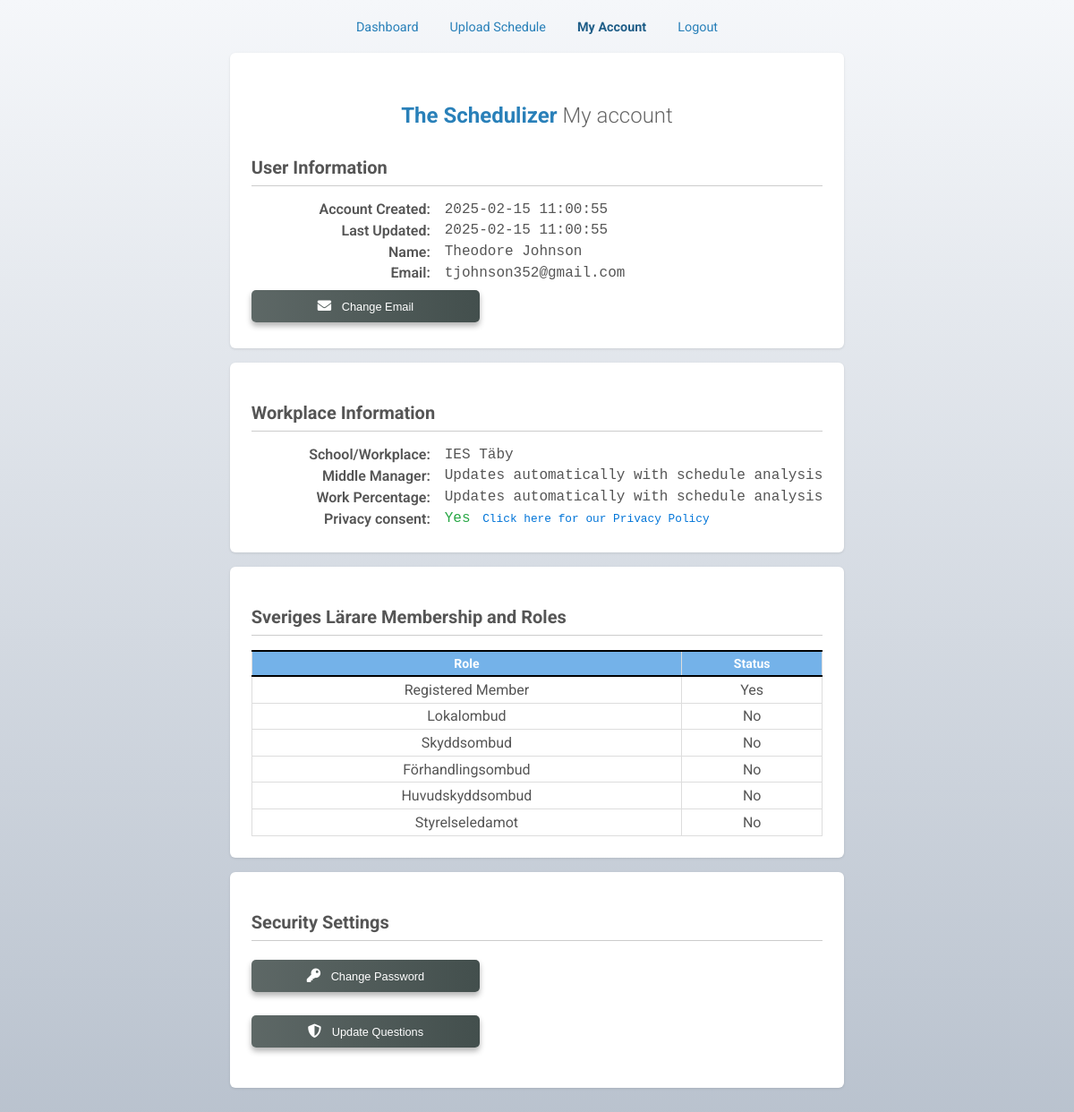
/account (signed in), run on the app's committed database.
### tables this page shows
CREATE TABLE users (
            user_id INTEGER PRIMARY KEY AUTOINCREMENT,  -- Auto-generate user_id
            first_name TEXT NOT NULL,
            last_name TEXT NOT NULL,
            school_id INTEGER NOT NULL,
            consent BOOLEAN NOT NULL CHECK (consent IN (0, 1)),
            created_at TIMESTAMP DEFAULT CURRENT_TIMESTAMP,
            updated_at TIMESTAMP DEFAULT CURRENT_TIMESTAMP,
            FOREIGN KEY (school_id) REFERENCES schools(school_id)
        );

CREATE TABLE user_auth (
            user_id INTEGER PRIMARY KEY,  -- Must match `users.user_id`
            login_id TEXT UNIQUE NOT NULL,  -- Email address
            password_hash TEXT NOT NULL,
            is_admin INTEGER DEFAULT 0 CHECK (is_admin IN (0,1,2,3,4,5)),  -- 4 = central officer, 3 = local officer, 2 = unverified officer, 1 = member, 0 = Regular User
            security_question_1 TEXT NOT NULL,
            security_answer_1 TEXT NOT NULL,
            security_question_2 TEXT NOT NULL,
            security_answer_2 TEXT NOT NULL,
            security_question_3 TEXT NOT NULL,
            security_answer_3 TEXT NOT NULL,
            question_index INTEGER DEFAULT 0,
            login_attempts INTEGER DEFAULT 0,
            temp_password TEXT,
            created_at TIMESTAMP DEFAULT CURRENT_TIMESTAMP,
            updated_at TIMESTAMP DEFAULT CURRENT_TIMESTAMP,
            FOREIGN KEY (user_id) REFERENCES users(user_id) ON DELETE CASCADE
        );

CREATE TABLE schools (
            school_id INTEGER PRIMARY KEY AUTOINCREMENT,
            school_name TEXT UNIQUE NOT NULL
        );

### blueprints/account.py (the view)
@account_bp.route('/account', methods=['GET'])
def view_account():
    user_id = session.get("user_id")
    if not user_id:
        flash("You must be logged in to access this page.", "error")
        return redirect(url_for("auth_bp.login"))
    user = get_user(user_id)
    if not user:
        flash("User not found.", "error")
        return redirect(url_for("auth_bp.login"))
    security_questions = get_random_security_questions()
    conn = sqlite3.connect("user_data.db")
    cursor = conn.cursor()
    cursor.execute("""
        SELECT security_answer_1, security_answer_2, security_answer_3
        FROM user_auth WHERE user_id = ?
    """, (user_id,))
    security_answers = cursor.fetchone()
    conn.close()
    user["security_answer_1"] = security_answers[0] if security_answers else ""
    user["security_answer_2"] = security_answers[1] if security_answers else ""
    user["security_answer_3"] = security_answers[2] if security_answers else ""
    return render_template("view_my_account.html", user=user, security_questions=security_questions)

### app.py (called while the page is built)
@app.teardown_request
def clear_session(exception=None):
    essential_keys = ['user_id', 'role']  # Add keys you want to keep
    for key in list(session.keys()):
        if key not in essential_keys:
            session.pop(key, None)

### blueprints/authentication.py (called while the page is built)
def get_random_security_questions():
    file_path = "helpers/security_questions.txt"
    try:
        with open(file_path, "r", encoding="utf-8") as file:
            questions = [line.strip() for line in file if line.strip()]
        if len(questions) < 10:
            raise ValueError("Not enough questions in the file to select 10.")
        return random.sample(questions, 10)
    except FileNotFoundError:
        print("Error: Security questions file not found.")
        return []
    except ValueError as e:
        print(f"Error: {e}")
        return []

### templates/view_my_account.html (shortened to what this page needs)
{% extends "base.html" %}
{% block content %}
<div class="dashboard-menu">
    <ul class="menu-list">
        <li><a href="/dashboard">Dashboard</a></li>
        <li><a href="/">Upload Schedule</a></li>
        <li><a href="/account" class="active">My Account</a></li>
        <li><a href="/logout" class="logout">Logout</a></li>
    </ul>
</div>
<div class="card">
    <div class="account-container">
        <h2>The Schedulizer <span>My account</span></h2>
    </div>
    <h3>User Information</h3>
    <div class="row">
        <label>Account Created:</label>
        <p>{{ user.created_at }}</p>
    </div>
    <div class="row">
        <label>Last Updated:</label>
        <p>{{ user.updated_at }}</p>
    </div>
    <div class="row">
        <label>Name:</label>
        <p>{{ user.first_name|capitalize }} {{ user.last_name|capitalize }}</p>
    </div>
    <div class="row">
        <label>Email:</label>
        <p>{{ user.login_id }}</p>
    </div>
    <button id="editEmailBtn" class="btn-primary-a">
        <i class="fas fa-envelope"></i> <span>Change Email</span>
    </button>
</div>
<div class="card">
    <h3>Workplace Information</h3>
    <div class="row">
        <label>School/Workplace:</label>
        <p>{{ user.school_name }}</p>
    </div>
    <div class="row">
        <label>Middle Manager:</label>
        <p>{{ user.middle_manager }}</p>
    </div>
    <div class="row">
        <label>Work Percentage:</label>
        <p>{{ user.work_percent }}</p>
    </div>
    <div class="row privacy-row">
        <label>Privacy consent:</label>
        <p>
            <span class="consent-status {{ user.consent|lower }}">{{ user.consent }}</span>
            <a href="/privacy_policy" target="_blank" class="privacy-policy-link" style = "font-size: .8em">Click here for our Privacy Policy</a>
        </p>
    </div>
</div>
<div class="card">
    <h3>Sveriges Lärare Membership and Roles</h3>
    <table class="roles-table">
        <thead>
            <tr>
                <th>Role</th>
                <th>Status</th>
            </tr>
        </thead>
        <tbody>
            <tr>
                <td>Registered Member</td>
                <td class="{{ 'status' if user.sl_member == 'Yes' else '' }}">{{ user.sl_member }}</td>
            </tr>
            <tr>
                <td>Lokalombud</td>
                <td class="{{ 'status' if user.lokalombud == 'Yes' else '' }}">{{ user.lokalombud }}</td>
            </tr>
            <tr>
                <td>Skyddsombud</td>
                <td class="{{ 'status' if user.skyddsombud == 'Yes' else '' }}">{{ user.skyddsombud }}</td>
            </tr>
            <tr>
                <td>Förhandlingsombud</td>
                <td class="{{ 'status' if user.forhandlingsombud == 'Yes' else '' }}">{{ user.forhandlingsombud }}</td>
            </tr>
            <tr>
                <td>Huvudskyddsombud</td>
                <td class="{{ 'status' if user.huvudskyddsombud == 'Yes' else '' }}">{{ user.huvudskyddsombud }}</td>
            </tr>
            <tr>
                <td>Styrelseledamot</td>
                <td class="{{ 'status' if user.styrelseledamot == 'Yes' else '' }}">{{ user.styrelseledamot }}</td>
            </tr>
        </tbody>
    </table>
</div>
<div class="card" style = "margin-bottom: 5em;">
    <h3>Security Settings</h3>
    <div class="change-password-container" style="margin-bottom: 1em;">
        <button id="changePasswordBtn" class="btn-primary-a">
            <i class="fas fa-key"></i> <span>Change Password</span>
        </button>
    </div>
    <div class="security-questions-container" style="margin-bottom: 1em;">
        <button id="updateSecurityBtn" class="btn-primary-a">
            <i class="fas fa-shield-alt"></i> <span>Update Questions</span>
        </button>
    </div>
</div>
{% endblock %}

### templates/base.html (shortened to what this page needs)
<!DOCTYPE html>
<html lang="en">
<head>
    <link rel="stylesheet" href="https://cdn.jsdelivr.net/npm/sweetalert2@11/dist/sweetalert2.min.css">
    <link rel="stylesheet" href="https://cdnjs.cloudflare.com/ajax/libs/font-awesome/5.15.4/css/all.min.css">
    <link rel="stylesheet" href="{{ url_for('static', filename='css/styles.css') }}">
</head>
<body>
    <main>
        {% block content %}{% endblock %}
    </main>
</body>
</html>

### static/css/styles.css (style rules this page uses)
body { background: linear-gradient(to bottom, #f5f7fa, #8393a894); display: flex; justify-content: center; align-items: center; margin-top: 50px; margin-bottom: 50px; min-height: 100vh; margin: 0; padding: 0; font-family: 'Roboto', sans-serif; color: #555; }
table { width: 100%; border-collapse: collapse; font-size: 14px; border: 1px solid #ddd; }
table th { background-color: #f4f4f4; color: #2c3e50; text-align: center; font-weight: 700; padding: 5px; border: 1px solid #ddd; border-bottom: 2px solid black; border-top: 2px solid black; }
table td { padding: 2px; border: 1px solid #ddd; text-align: center; }
.btn-primary-a { background: linear-gradient(to left, #434f4d, #434f4ddb); color: #ffffff; padding: 10px 1.2em; font-size: .8em; font-weight: none; border: none; border-radius: 5px; width: 40%; cursor: pointer; margin: 5px auto; }
.btn-primary-a i { font-size: 1.2em; }
.btn-primary, .btn-primary-a, .btn-primary-b, .btn-primary-c, .btn-secondary { box-shadow: 0 4px 6px rgba(0, 0, 0, 0.3); }
.btn-primary i, .btn-secondary i, .btn-primary-a i, .btn-primary-b i, .btn-primary-c i { margin-right: 8px; }
a { text-decoration: none; }
.dashboard-menu { background-color: transparent; margin-bottom: 20px; margin-top: 20px; border-radius: 8px; text-align: center; }
.menu-list { list-style: none; display: flex; justify-content: center; margin: 0; padding: 0; gap: 15px; }
.menu-list li { display: inline-block; }
.menu-list a { color: #2980b9; text-decoration: none; font-size: 0.9em; font-weight: normal; padding: 5px 10px; border-radius: 5px; transition: background-color 0.3s ease, color 0.3s ease; }
.menu-list a.active { color: #1f5e88; pointer-events: none; font-weight: 2; font-weight: bold; }
.card { background-color: #fff; border-radius: 6px; box-shadow: 0 1px 3px rgba(0,0,0,0.1); padding: 1.5rem; margin-bottom: 1rem; }
.row privacy-row, .row { display: flex; align-items: center; margin-bottom: 0.3rem; gap: 1rem; }
.row privacy-row label, .row label { width: 200px; font-weight: 600; text-align: right; font-size: 1em; }
.row privacy-row p, .row p, .consent-status { margin: 0; font-family: "Courier New", Courier, monospace; font-size: 1em; }
.consent-status.yes { color: #28a745; }
.roles-table { width: 100%; border-collapse: collapse; border: 1px solid #ddd; background-color: #fff; }
.roles-table th { background-color: #0275d8; color: #fff; text-align: center; padding: 0.3rem; }
.roles-table td { padding: 0.3rem; border: 1px solid #ddd; font-size: 1rem; }
.roles-table th { background-color: #0274d88c; color: #fff; text-align: center; padding: 0.3rem; }

### templates/view_my_account.html (style rules this page uses)
.account-container { max-width: 800px; margin: 2rem auto; padding: 0 1rem; text-align: center; }
h2 { font-size: 1.5rem; margin-bottom: 1rem; color: #2980b9; }
h2 span { font-weight: 300; color: #666; }
h3 { font-size: 1.25rem; margin-bottom: 1rem; border-bottom: 1px solid #ccc; padding-bottom: 0.5rem; }
.privacy-policy-link { color: #0275d8; text-decoration: none; margin-left: 0.25rem; }

### data on the page
users: created_at "2025-02-15 11:00:55", updated_at "2025-02-15 11:00:55", first_name "Theodore", last_name "Johnson"
user_auth: login_id "tjohnson352@gmail.com"
schools: school_name "IES Täby"

### other printed values
{{ user.middle_manager }} "Updates automatically with schedule analysis"
{{ user.work_percent }} "Updates automatically with schedule analysis"
{{ user.consent }} "Yes"
{{ user.sl_member }} "Yes"
{{ user.lokalombud }} "No"
{{ user.skyddsombud }} "No"
{{ user.forhandlingsombud }} "No"
{{ user.huvudskyddsombud }} "No"
{{ user.styrelseledamot }} "No"
